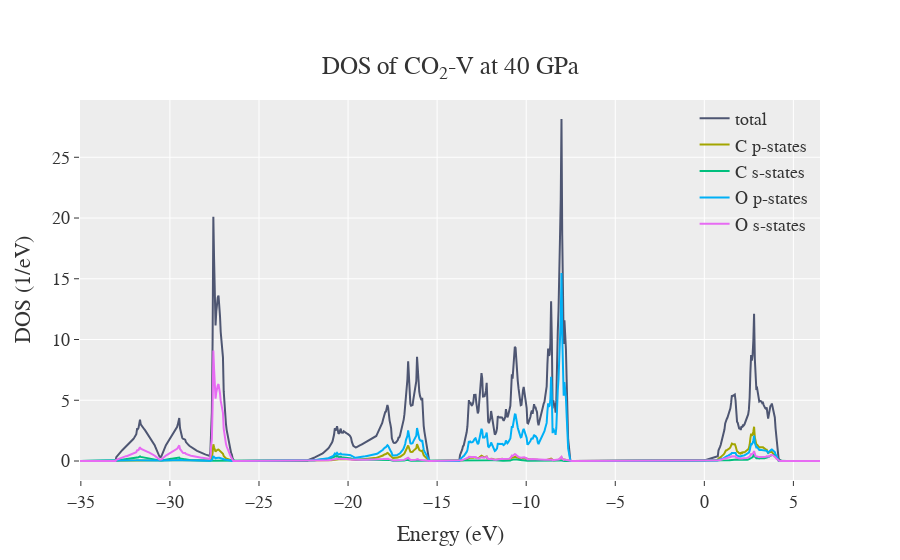

Notebook cell for this chart:
### Code cell
# Full DOS as well as p and s orbital projections

fig = go.Figure()

"""
Total DOS from all atomic species in system
"""
fig.add_trace(go.Scatter(
    x=TDOS_data.energy,
    y=TDOS_data.DOS,
    name='total',
    marker=dict(color='#4E5672')
))


"""
p and s orbital PDOS for C ions
"""
fig.add_trace(go.Scatter(
    x=PDOS_data['C'].energy,
    y=PDOS_data['C'].ptot,
    name='C p-states',
    #marker=dict(color='#4E5672')
))

fig.add_trace(go.Scatter(
    x=PDOS_data['C'].energy,
    y=PDOS_data['C'].s,
    name='C s-states',
    #marker=dict(color='#4E5672')
))

"""
p and s orbital PDOS for O ions
"""
fig.add_trace(go.Scatter(
    x=PDOS_data['O'].energy,
    y=PDOS_data['O'].ptot,
    name='O p-states',
    #marker=dict(color='#4E5672')
))

fig.add_trace(go.Scatter(
    x=PDOS_data['O'].energy,
    y=PDOS_data['O'].s,
    name='O s-states',
    #marker=dict(color='#4E5672')
))

fig.update_layout(
    template='ggplot2',
    title=r"DOS of CO<sub>2</sub>-V at 40 GPa",
    xaxis_title="Energy (eV)",
    yaxis_title="DOS (1/eV)",
    title_x=0.5,
    title_y=0.9,
    font=dict(
        family="Garamond",
        size=18,
    )
)

fig.update_layout(legend=dict(
    yanchor="top",
    y=1.0,
    xanchor="right",
    x=0.99,
    bgcolor='rgba(0,0,0,0)'
))

fig.show()

### Figure 1 — Plotly figure (JSON) as saved in the notebook; plotly's stock layout.template omitted (floating-point values rounded to 4 significant figures; data arrays with more than 128 entries replaced by an {"elided": "..."} marker saying what was removed)
{"data": [{"marker": {"color": "#4E5672"}, "name": "total", "type": "scatter", "x": {"elided": "1000 float values"}, "y": {"elided": "1000 float values"}}, {"name": "C p-states", "type": "scatter", "x": {"elided": "1000 float values"}, "y": {"elided": "1000 float values"}}, {"name": "C s-states", "type": "scatter", "x": {"elided": "1000 float values"}, "y": {"elided": "1000 float values"}}, {"name": "O p-states", "type": "scatter", "x": {"elided": "1000 float values"}, "y": {"elided": "1000 float values"}}, {"name": "O s-states", "type": "scatter", "x": {"elided": "1000 float values"}, "y": {"elided": "1000 float values"}}], "layout": {"font": {"family": "Garamond", "size": 18}, "legend": {"bgcolor": "rgba(0,0,0,0)", "x": 0.99, "xanchor": "right", "y": 1, "yanchor": "top"}, "title": {"text": "DOS of CO<sub>2</sub>-V at 40 GPa", "x": 0.5, "y": 0.9}, "xaxis": {"title": {"text": "Energy (eV)"}}, "yaxis": {"title": {"text": "DOS (1/eV)"}}}}
